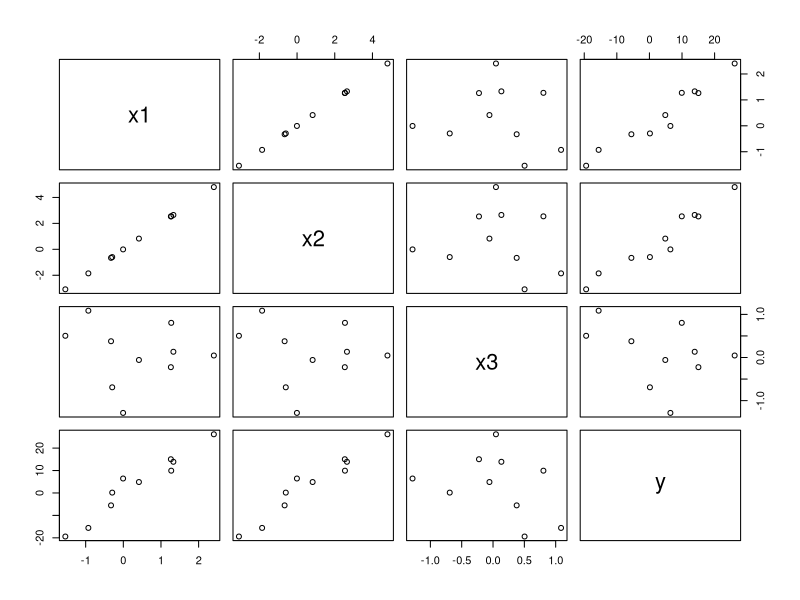

R code for this plot:
set.seed(0)
x1 <- rnorm(10)
x2 <- x1 * 2 + rnorm(10, sd=0.01)
x3 <- rnorm(10)
y  <- 3*x1 + 4*x2 - 5*x3 + rnorm(10, sd=0.05)

data <- data.frame(x1, x2, x3, y)
round(data,2)
plot(data)
mod.corr <- lm(y ~ x1 + x2 + x3)
summary(mod.corr)
confint(mod.corr)

x1[1] = 1.25
mod.updated <- lm(y ~ x1 + x2 + x3)
summary(mod.updated)
confint(mod.updated)

